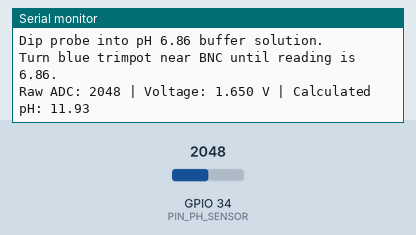
Simulated run of this sketch. Board: ESP32. Parts: the last lines printed to the serial monitor. The inputs (shaded band) are chosen by the test bench; at power-on: GPIO 34 (PIN_PH_SENSOR) = 2048 (analog values on the 0–4095 scale).

Above: at 2.2 s.
2.3 s: GPIO 34 (PIN_PH_SENSOR) set to 2866
At 3.5 s:
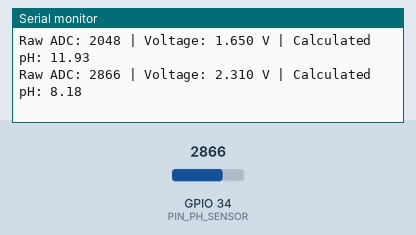
3.8 s: GPIO 34 (PIN_PH_SENSOR) set to 3603
At 4.6 s:
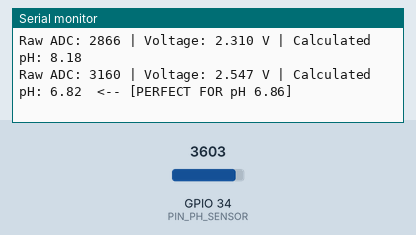
Timing chart, 0 to 6.8 s (numbered marks = the images above; inputs shaded):
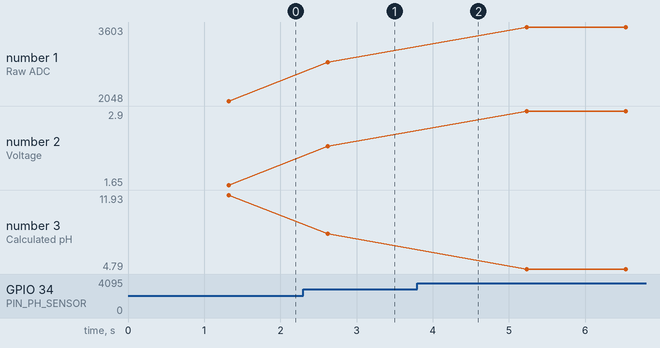

Measured:
- after the input at 2.3 s, the serial monitor: prints a new line after 0.32 s (image 1)
- after the input at 3.8 s, the serial monitor: prints a new line after 0.13 s (image 2)
- plotted number 1: 2048 → 2866 after the input at 2.3 s, 2866 → 3603 after the input at 3.8 s
- plotted number 2: 1.65 → 2.31 after the input at 2.3 s, 2.31 → 2.9 after the input at 3.8 s
- plotted number 3: 11.93 → 8.18 after the input at 2.3 s, 8.18 → 4.79 after the input at 3.8 s

The sketch:

pH_Calibration_Tool.ino
```cpp
/*
 * ==============================================================================
 * SoilSense — pH Sensor Calibration & Diagnostic Tool
 * ==============================================================================
 * Upload this sketch to your ESP32 to calibrate your pH-4502C sensor module.
 *
 * Connections:
 *   pH-4502C VCC -> ESP32 VIN (5V)
 *   pH-4502C GND -> ESP32 GND
 *   pH-4502C PO  -> ESP32 GPIO 34 (ADC1_CH6)
 *
 * Instructions:
 * 1. Open Tools -> Serial Monitor at 115200 baud.
 * 2. Dip probe into pH 6.86 buffer solution.
 * 3. Turn the blue potentiometer (closest to BNC port) until pH reads ~6.86.
 * 4. Rinse in distilled water, then dip in pH 4.01 buffer to verify slope.
 * ==============================================================================
 */

#define PIN_PH_SENSOR 34

// Default slope and offset
// Formula: pH = (PH_SLOPE * voltage) + PH_OFFSET
float PH_SLOPE  = -5.70;
float PH_OFFSET = 21.34;

void setup() {
  Serial.begin(115200);
  delay(1000);

  analogReadResolution(12); // ESP32 12-bit ADC (0 - 4095)

  Serial.println(F("\n=================================================="));
  Serial.println(F("     SoilSense pH Sensor Calibration Utility      "));
  Serial.println(F("=================================================="));
  Serial.println(F("Dip probe into pH 6.86 buffer solution."));
  Serial.println(F("Turn blue trimpot near BNC until reading is 6.86.\n"));
}

void loop() {
  // Take 30 samples to filter analog electrical noise
  long sum = 0;
  const int SAMPLES = 30;
  for (int i = 0; i < SAMPLES; i++) {
    sum += analogRead(PIN_PH_SENSOR);
    delay(10);
  }

  float rawAdc = (float)sum / SAMPLES;
  float voltage = (rawAdc / 4095.0) * 3.3; // Measured voltage
  float ph = (PH_SLOPE * voltage) + PH_OFFSET;

  // Print live diagnostics
  Serial.print(F("Raw ADC: "));
  Serial.print((int)rawAdc);
  Serial.print(F(" | Voltage: "));
  Serial.print(voltage, 3);
  Serial.print(F(" V | Calculated pH: "));
  Serial.print(ph, 2);

  // Status guide
  if (ph >= 6.75 && ph <= 6.95) {
    Serial.println(F("  <-- [PERFECT FOR pH 6.86]"));
  } else if (ph >= 3.90 && ph <= 4.10) {
    Serial.println(F("  <-- [PERFECT FOR pH 4.01]"));
  } else {
    Serial.println();
  }

  delay(1000);
}
```
